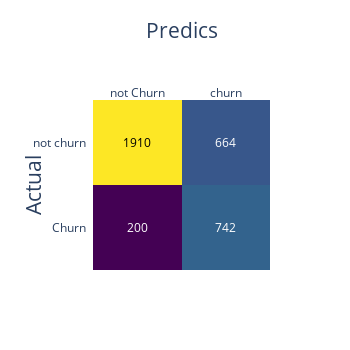
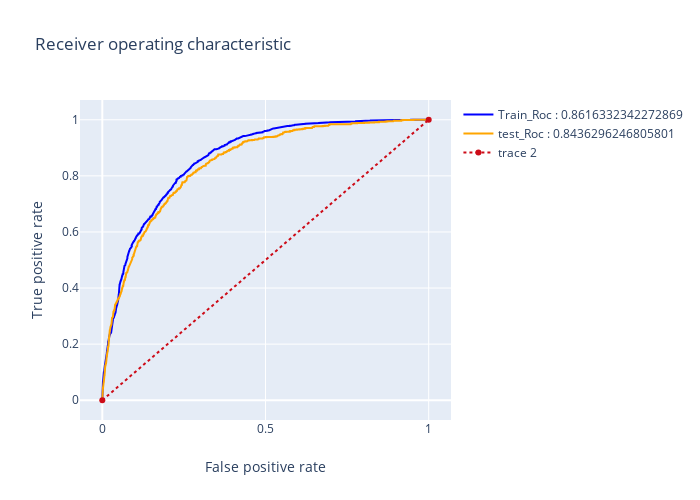
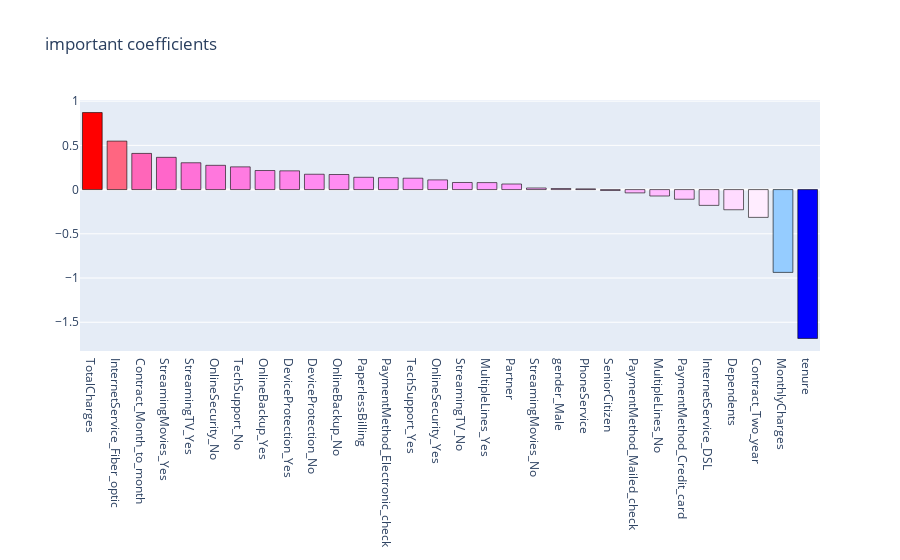

Notebook code cell kept with these figures, in order:
### Code cell
# after Gridsearch with recall for scoring
logreg_1 = LogisticRegression(C=10, fit_intercept= True, max_iter= 200, penalty= 'l2', 
                              random_state= 11, solver= 'liblinear')
# model results
results(logreg_1, X, X_train_smote, y_train_smote, X_test, y_test, 'coefficients', None)

### Figure 1 — Plotly figure (JSON) as saved in the notebook; plotly's stock layout.template omitted (floating-point values rounded to 4 significant figures)
{"data": [{"colorscale": [[0, "#440154"], [0.1111, "#482878"], [0.2222, "#3e4989"], [0.3333, "#31688e"], [0.4444, "#26828e"], [0.5556, "#1f9e89"], [0.6667, "#35b779"], [0.7778, "#6ece58"], [0.8889, "#b5de2b"], [1, "#fde725"]], "reversescale": false, "showscale": false, "type": "heatmap", "x": ["not Churn", "churn"], "y": ["Churn", "not churn"], "z": [[200, 742], [1910, 664]]}], "layout": {"annotations": [{"font": {"color": "#FFFFFF"}, "showarrow": false, "text": "200", "x": "not Churn", "xref": "x", "y": "Churn", "yref": "y"}, {"font": {"color": "#FFFFFF"}, "showarrow": false, "text": "742", "x": "churn", "xref": "x", "y": "Churn", "yref": "y"}, {"font": {"color": "#000000"}, "showarrow": false, "text": "1910", "x": "not Churn", "xref": "x", "y": "not churn", "yref": "y"}, {"font": {"color": "#FFFFFF"}, "showarrow": false, "text": "664", "x": "churn", "xref": "x", "y": "not churn", "yref": "y"}], "autosize": false, "height": 350, "width": 350, "xaxis": {"dtick": 1, "gridcolor": "rgb(0, 0, 0)", "side": "top", "tickmode": "array", "ticks": "", "title": {"font": {"size": 21}, "text": "Predics"}}, "yaxis": {"dtick": 1, "tickmode": "array", "ticks": "", "ticksuffix": "  ", "title": {"font": {"size": 21}, "text": "Actual"}}}}

### Figure 2 — Plotly figure (JSON) as saved in the notebook; plotly's stock layout.template omitted (floating-point values rounded to 4 significant figures; data arrays with more than 128 entries replaced by an {"elided": "..."} marker saying what was removed)
{"data": [{"line": {"color": "blue", "width": 2}, "name": "Train_Roc : 0.8616332342272869", "type": "scatter", "x": {"elided": "1556 float values"}, "y": {"elided": "1556 float values"}}, {"line": {"color": "orange", "width": 2}, "name": "test_Roc : 0.8436296246805801", "type": "scatter", "x": {"elided": "989 float values"}, "y": {"elided": "989 float values"}}, {"line": {"color": "rgb(205, 12, 24)", "dash": "dot", "width": 2}, "type": "scatter", "x": [0, 1], "y": [0, 1]}], "layout": {"autosize": false, "height": 500, "title": {"text": "Receiver operating characteristic"}, "width": 700, "xaxis": {"title": {"text": "False positive rate"}}, "yaxis": {"title": {"text": "True positive rate"}}}}

### Figure 3 — Plotly figure (JSON) as saved in the notebook; plotly's stock layout.template omitted (floating-point values rounded to 4 significant figures)
{"data": [{"marker": {"color": [0.871, 0.5482, 0.4089, 0.3647, 0.3033, 0.2744, 0.2571, 0.2155, 0.2121, 0.1736, 0.1705, 0.1391, 0.1346, 0.1288, 0.1098, 0.08025, 0.07908, 0.06316, 0.01811, 0.012, 0.008687, -0.01004, -0.03735, -0.07264, -0.1089, -0.1785, -0.228, -0.3143, -0.9363, -1.683], "colorscale": [[0, "rgb(0,0,255)"], [0.1, "rgb(51,153,255)"], [0.2, "rgb(102,204,255)"], [0.3, "rgb(153,204,255)"], [0.4, "rgb(204,204,255)"], [0.5, "rgb(255,255,255)"], [0.6, "rgb(255,204,255)"], [0.7, "rgb(255,153,255)"], [0.8, "rgb(255,102,204)"], [0.9, "rgb(255,102,102)"], [1, "rgb(255,0,0)"]], "line": {"color": "black", "width": 0.6}}, "name": "coefficients", "type": "bar", "x": ["TotalCharges", "InternetService_Fiber_optic", "Contract_Month_to_month", "StreamingMovies_Yes", "StreamingTV_Yes", "OnlineSecurity_No", "TechSupport_No", "OnlineBackup_Yes", "DeviceProtection_Yes", "DeviceProtection_No", "OnlineBackup_No", "PaperlessBilling", "PaymentMethod_Electronic_check", "TechSupport_Yes", "OnlineSecurity_Yes", "StreamingTV_No", "MultipleLines_Yes", "Partner", "StreamingMovies_No", "gender_Male", "PhoneService", "SeniorCitizen", "PaymentMethod_Mailed_check", "MultipleLines_No", "PaymentMethod_Credit_card", "InternetService_DSL", "Dependents", "Contract_Two_year", "MonthlyCharges", "tenure"], "y": [0.871, 0.5482, 0.4089, 0.3647, 0.3033, 0.2744, 0.2571, 0.2155, 0.2121, 0.1736, 0.1705, 0.1391, 0.1346, 0.1288, 0.1098, 0.08025, 0.07908, 0.06316, 0.01811, 0.012, 0.008687, -0.01004, -0.03735, -0.07264, -0.1089, -0.1785, -0.228, -0.3143, -0.9363, -1.683]}], "layout": {"title": {"text": "important coefficients"}}}
